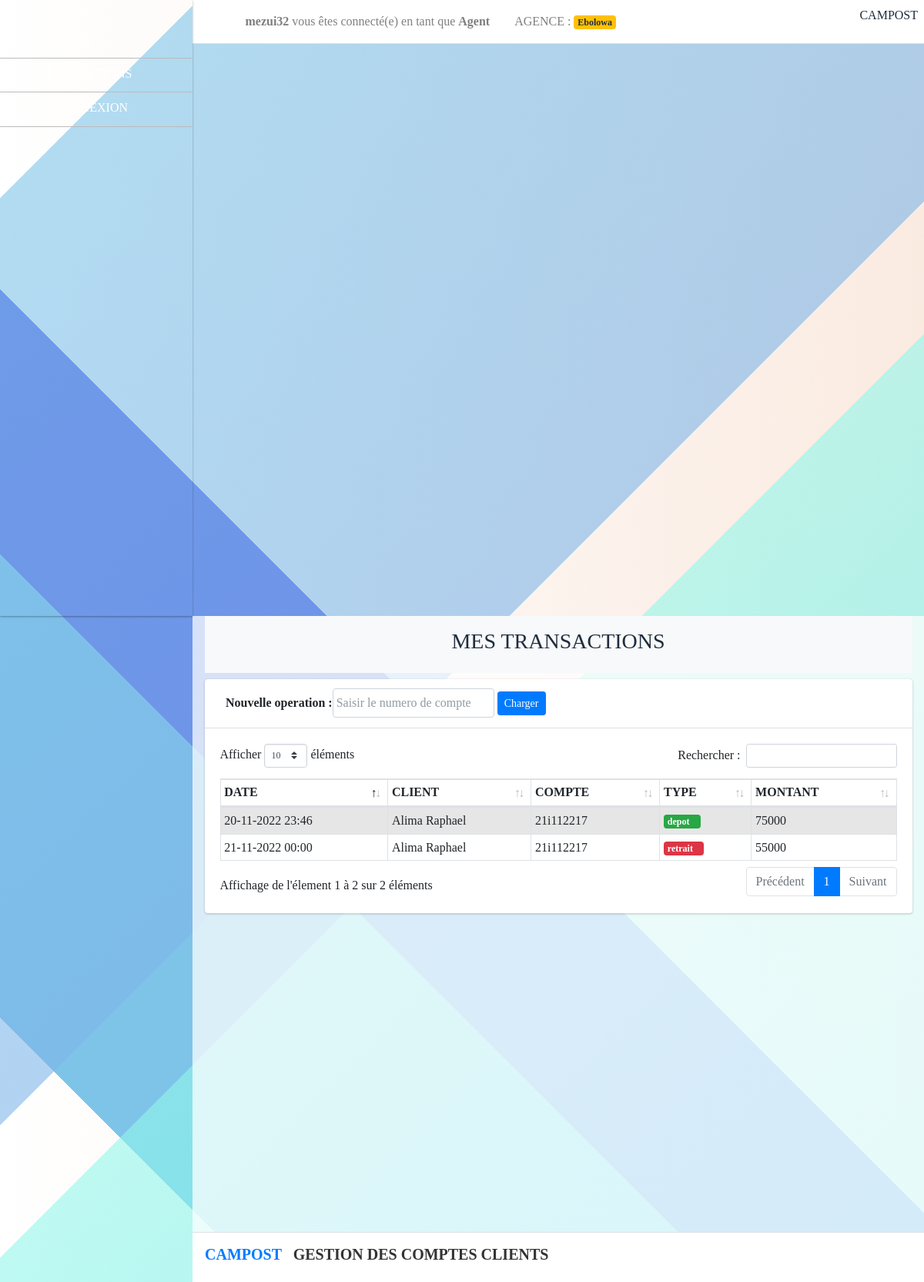
Page /agent/transactions (signed in) on the committed database.
### client/models.py (models this page shows, shortened)
class Profil(models.Model):
    user = models.OneToOneField(User,null=True, on_delete=models.SET_NULL)  # La liaison OneToOne vers le modèle User
    role = models.ForeignKey(Role, null=True, on_delete=models.SET_NULL)  # La liaison OneToOne vers le modèle Role
    agence = models.ForeignKey(Agence, null=True, on_delete=models.SET_NULL)
    avatar = models.ImageField(null=True, blank=True, upload_to="avatars/")
    is_active = models.BooleanField(default=True)
    created_at = models.DateTimeField(auto_now_add=True)
    updated_at = models.DateTimeField(auto_now=True)
    connected_at = models.DateTimeField(null=True,blank=True)

class Role(models.Model):
    nom = models.CharField(max_length=100)

class Agence(models.Model):
    region = models.ForeignKey(Region, null=True, on_delete=models.SET_NULL)
    nom = models.CharField(max_length=100)

class Operation(models.Model):
    client = models.ForeignKey(Client, null=True, on_delete=models.SET_NULL)
    compte = models.ForeignKey(Compte, null=True, on_delete=models.SET_NULL)
    montant =models.IntegerField(default=0)
    autorisation = models.CharField(max_length=100)
    is_deposit=models.BooleanField(default=True)
    created_at = models.DateTimeField(auto_now_add=True)
    updated_at = models.DateTimeField(auto_now=True)
    user = models.ForeignKey(User, null=True, on_delete=models.SET_NULL)
    region = models.ForeignKey(Region, null=True, on_delete=models.SET_NULL)
    agence = models.ForeignKey(Agence, null=True, on_delete=models.SET_NULL)

class Compte(models.Model):
    client = models.OneToOneField(Client,null=True, on_delete=models.SET_NULL)
    numero = models.CharField(max_length=100)
    solde = models.FloatField(default=0,verbose_name=u"Solde initial du compte")
    is_active = models.BooleanField(default=True)
    created_at = models.DateTimeField(auto_now_add=True)
    updated_at = models.DateTimeField(auto_now=True)
    def __str__(self) -> str:
        return "{}".format(self.numero)

class Client(models.Model):
    nom = models.CharField(max_length=70)
    prenom = models.CharField(max_length=70)
    telephone = models.IntegerField(max_length=70)
    adresse = models.CharField(max_length=200)
    dtn=models.DateField(blank=True)
    lieu = models.CharField(max_length=200,blank=True, null=True)
    photo = models.ImageField(null=True, blank=True, upload_to="photos/")
    created_at = models.DateTimeField(auto_now_add=True,blank=True)
    updated_at = models.DateTimeField(auto_now=True,blank=True)
    agence = models.ForeignKey(Agence, null=True, on_delete=models.SET_NULL)
    user = models.ForeignKey(User, null=True, on_delete=models.SET_NULL)
    def __str__(self) -> str:
        return "{} {}".format(self.nom,self.prenom)

### client/views.py (the view)
# urls.py: path('agent/transactions',views.agent_transactions, name = "agent_transactions"),
def agent_transactions(request):
    current_user = request.user
    if current_user.profil.id==3:
        transactions = Operation.objects.filter(user=current_user)
        return render(request, 'Agent/transactions.html',{'transactions':transactions})
    else:
        return redirect('/login')

### client/templates/Agent/transactions.html (shortened to what this page needs)
{% extends 'layouts/agent.html' %}
{% block header %}
      <div class="p-3 mb-2 bg-light">
         <h3 class="text-center">MES TRANSACTIONS</h3>
      </div>
{% endblock header %}
{% block content %}
  <div class="container">
      <div class="row">
            <div class="col-md-12 col-sm-12">
                <div class="card">
                  <div class="card-header">
                    <div class="container">
                      <div class="row">
                        <div class="col-md-12 col-sm-12">
                          <form class="form-inline" action="/agent/client/search" method="post">
                            <div class="form-group">
                              <label for="">Nouvelle operation : </label>
                              <input type="text" name="numero" placeholder="Saisir le numero de compte" class="form-control p-1">
                            </div>
                            <div class="form-group p-1">
                              <button class="btn btn-sm btn-primary" type="submit">Charger</button>
                            </div>
                          </form>
                        </div>
                      </div>
                    </div>
                  </div>
                  <div class="card-body">
                    <div class="table-responsive">
                <table class="table table-hover table-bordered table-sm table-striped data-table">
                    <thead>
                      <tr>
                        <th scope="col">DATE</th>
                        <th>CLIENT</th>
                        <th>COMPTE</th>
                        <th>TYPE</th>
                        <th>MONTANT</th>
                      </tr>
                    </thead>
                    <tbody>
                        {% for st in transactions %}
                          <tr>
                            <td><a href="#" class="">{{st.created_at|date:"d-m-Y H:i"}}</a></td>
                            <td>{{ st.compte.client }}</td>
                            <td>{{ st.compte }}</td>
                            {% if st.is_deposit %}
                              <td><span class="badge badge-success">depot<i class="fa fa-upload" ></i></span></td>
                            {% else %}
                            <td><span class="badge badge-danger">retrait<i class="fa fa-download" ></i></span></td>
                            {% endif %}
                            <td>{{ st.montant }}</td>
                          </tr>
                          {% endfor %}
                        </tbody>
                      </table>
                    </div>
                  </div>
                </div>
            </div>
        </div>
  </div>
  {% endblock content %}

### client/templates/layouts/agent.html (shortened to what this page needs)
<!DOCTYPE html>
<html lang="fr">
  {% load static %}
  {% include 'includes/header.html' %}
<body class="hold-transition sidebar-mini layout-fixed">
<div class="wrapper">
  <nav class="main-header navbar navbar-expand navbar-white navbar-light">
    <ul class="navbar-nav">
      <li class="nav-item">
        <a class="nav-link" data-widget="pushmenu" href="#" role="button"><i class="fas fa-bars"></i></a>
      </li>
      <li class="nav-item">
        <a class="nav-link" href="#" role="button"><b>{{ user.username }}</b> vous êtes connecté(e) en tant que <b>{{ user.profil.role.nom}}</b></a>
      </li>
      <li class="nav-item">
        <a class="nav-link" href="#"> AGENCE : <span class="badge badge-warning">{{ user.profil.agence.nom }}</span> </a>
      </li>
    </ul>
    <ul class="navbar-nav ml-auto">
      <li class="nav-item">
        <p>
            <span>CAMPOST</span>
        </p>
      </li>
    </ul>
  </nav>
  <aside class="main-sidebar sidebar-dark-primary elevation-1">
      <nav class="mt-2">
        <ul class="nav nav-pills nav-sidebar flex-column" data-widget="treeview" role="menu" data-accordion="false">
          <li class="nav-item">
            <a href="/agent/dashboard" class="nav-link">
              <i class="nav-icon fas fa-chart-pie"></i>
              <p>
              </p>
            </a>
          </li>
          <li class="nav-item">
            <a href="/agent/transactions" class="nav-link">
              <i class="nav-icon fa fa-coins"></i>
              <p>
                TRANSACTIONS
              </p>
            </a>
          </li>
          <li class="nav-item">
            <a href="/deconnexion" class="nav-link">
              <i class="nav-icon fas fa-arrow-left"></i>
              <p>
                DECONNEXION
              </p>
            </a>
          </li>
        </ul>
      </nav>
    </div>
  <div style="background: rgba(255, 255, 255, 0.726)" class="content-wrapper">
    <section class="content" style="">
        <div class="container-fluid mt-0">
          {% block header%}  {% endblock header%}
        </div>
       {% block content%}  {% endblock content%}
    </section>
  </div>
  <footer class="main-footer">
    <h5 class="font-size-18 font-bold" style="font-weight: 700"><span class="text-primary">CAMPOST</span> <span style="background: #FFFFFF; padding:5px 10px; color:#333333" class="">GESTION DES COMPTES CLIENTS</span> </h5>
  </footer>
</body>
</html>

### client/static/assets/css/style.css (style rules this page uses)
.nav-sidebar .nav-item > .nav-link { width: 100%; }
body { font-family: 'outfit'; }
.table a { color: inherit; text-decoration: none; }
body { height: 100vh; background-image: linear-gradient(135deg, transparent 0%, transparent 9%,rgba(126, 196, 233,0.6) 9%, rgba(126, 181, 233, 0.6) 51%,transparent 51%, transparent 57%,rgba(146, 246, 234,0.6) 57%, rgba(102, 241, 243, 0.6) 100%),linear-gradient(45deg, transparent 0%, transparent 12%,rgb(126, 196, 233) 12%, rgb(126, 196, 233) 33%,rgb(87, 96, 230) 33%, rgb(87, 96, 230) 45%,transparent 45%, transparent 100%),linear-gradient(90deg, rgb(255,255,255),rgb(250, 235, 225)); }

### client/templates/includes/header.html (style rules this page uses)
aside .nav-pills .nav-link { color: #ffffff; }
[class*="sidebar-dark-"] { background-color: inherit; }
.nav-sidebar > .nav-item { margin-bottom: 0; border-bottom: 1px solid #bbbbbb; }

### rows in the picture
Operation: created_at "20-11-2022 23:46", compte.client "Alima Raphael", compte "21i112217", is_deposit "depot", montant "75000"
Operation: created_at "21-11-2022 00:00", compte.client "Alima Raphael", compte "21i112217", is_deposit "retrait", montant "55000"

### other values in the picture
{{ user.username }} "mezui32"
{{ user.profil.role.nom }} "Agent"
{{ user.profil.agence.nom }} "Ebolowa"
